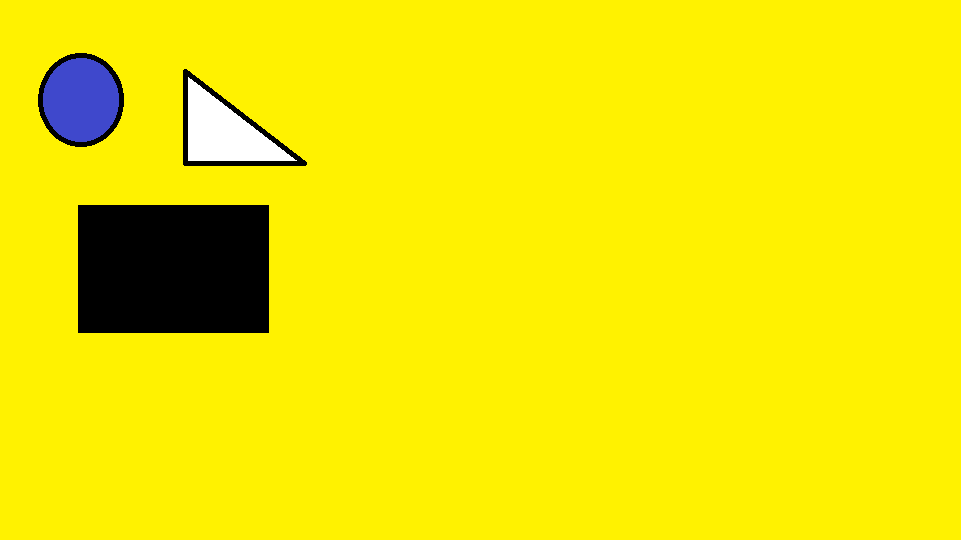
#> input picture colo-selector/white/white01.png, 961 x 540 px; its folder holds 3 pictures in this run
$ python white.py
#> lines starting #> are read from the running program, lines starting #| are printed output that depends on the picture; after the words box and inside, x2 and y2 are one past the last pixel; in counts of white or black regions, pixels touching at a corner belong together
import cv2
import numpy as np

for i in range(1, 4):
    img = cv2.imread('white0' + str(i) + '.png', 1)
#> img is the input picture: shape (540, 961, 3); mean B, G, R 4.2, 227.6, 239.6
    # img = cv2.imread('warnabiru.png',1)
    hsv = cv2.cvtColor(img, cv2.COLOR_BGR2HSV)
#> hsv: shape (540, 961, 3); mean H, S, V 27.1, 238.4, 241

    # [50, 100, 100], [70, 255, 255] – Hijau


    lower_api0 = np.array([0, 0, 235])
    upper_api0 = np.array([10, 20, 255])

    mask1 = cv2.inRange(hsv, lower_api0, upper_api0)
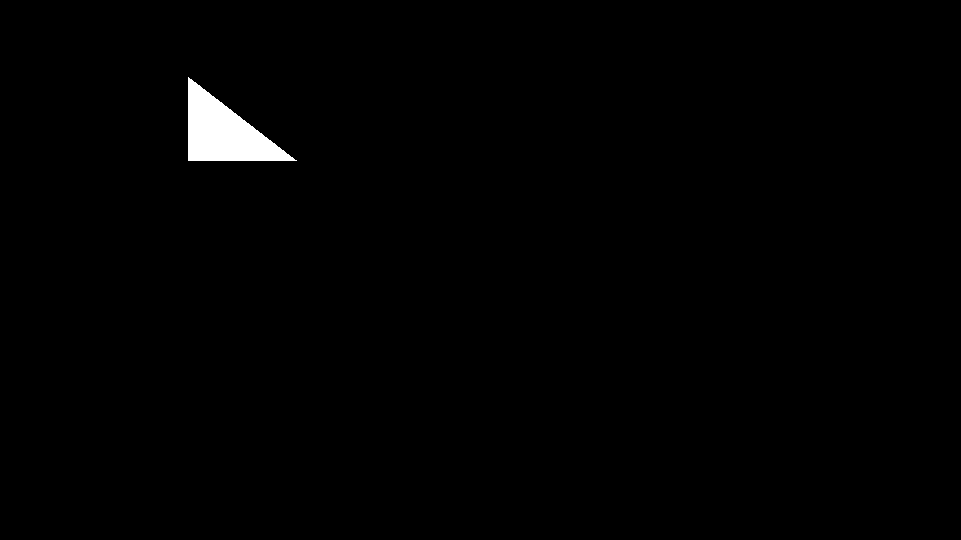
#> mask1: shape (540, 961); 0.89% white; 1 white region, box (x1, y1, x2, y2) and area: (188, 77, 297, 161) 4607

    mask = mask1

    new_img = cv2.bitwise_and(img, img, mask=mask)

    cv2.imshow("hasil" + str(i) + ".png", new_img)
    # cv2.imshow('mask',mask)
    cv2.imshow('image', img)

    # menunggu tombol key ditekan
    cv2.waitKey(0)
    cv2.destroyAllWindows()
#> pass 2 of the loop `for i in range(1, 4):`:
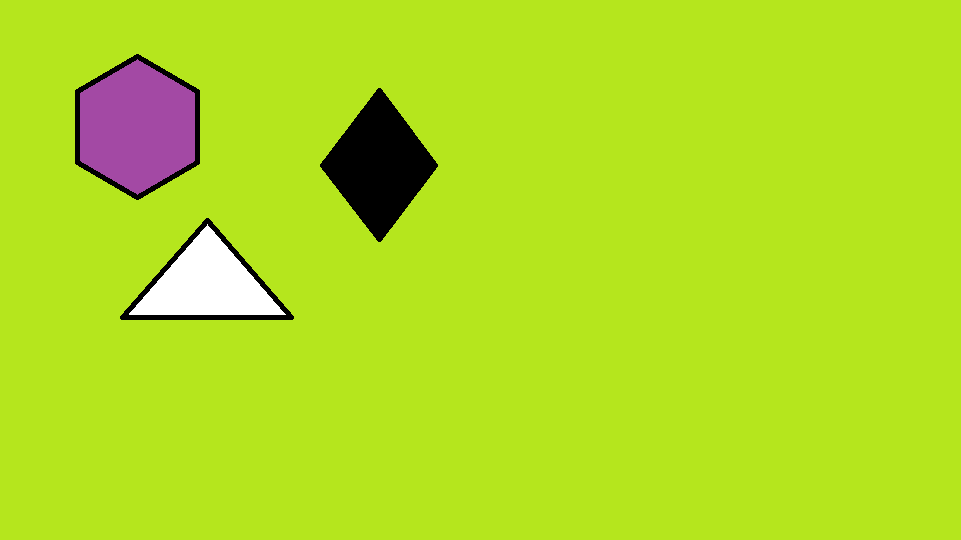
#> input picture colo-selector/white/white02.png, 961 x 540 px
#> img is the input picture: shape (540, 961, 3); mean B, G, R 34.4, 220.8, 176.9
#> hsv: shape (540, 961, 3); mean H, S, V 38.1, 212.2, 222.8
#> `mask1 = cv2.inRange(hsv, lower_api0, upper_api0)`:
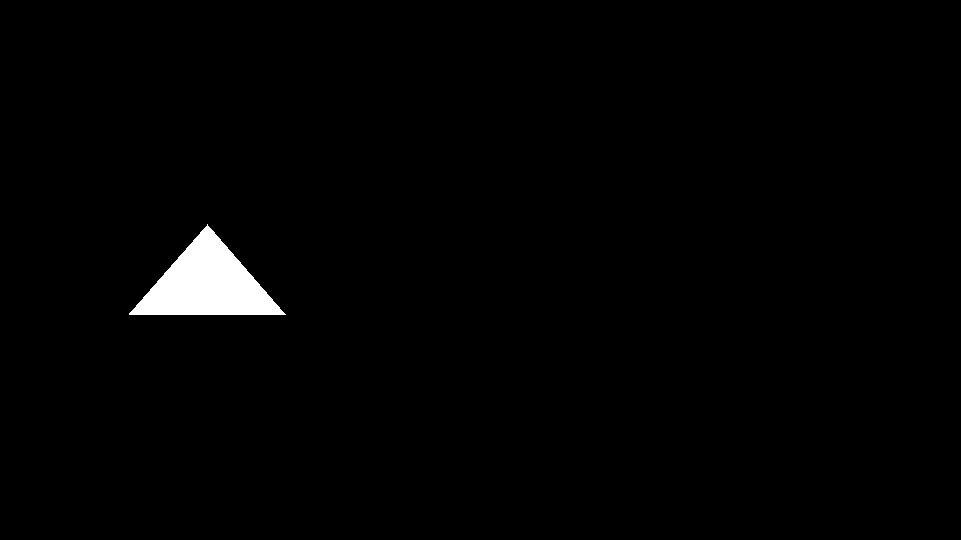
#> mask1: shape (540, 961); 1.4% white; 1 white region, box (x1, y1, x2, y2) and area: (129, 224, 286, 315) 7155
#> pass 3 of the loop `for i in range(1, 4):`:
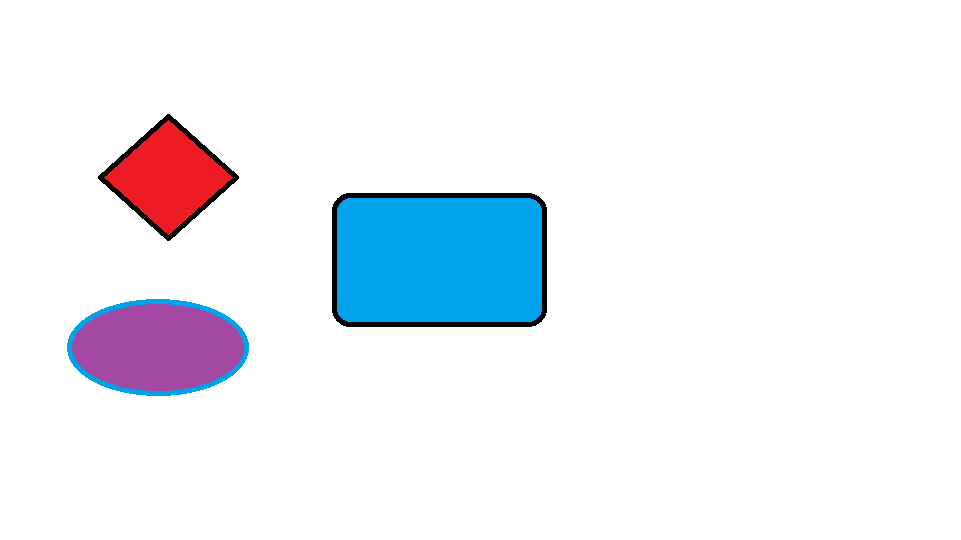
#> input picture colo-selector/white/white03.png, 961 x 540 px
#> img is the input picture: shape (540, 961, 3); mean B, G, R 246.1, 240.2, 236.7
#> hsv: shape (540, 961, 3); mean H, S, V 11.2, 19.9, 249
#> `mask1 = cv2.inRange(hsv, lower_api0, upper_api0)`:
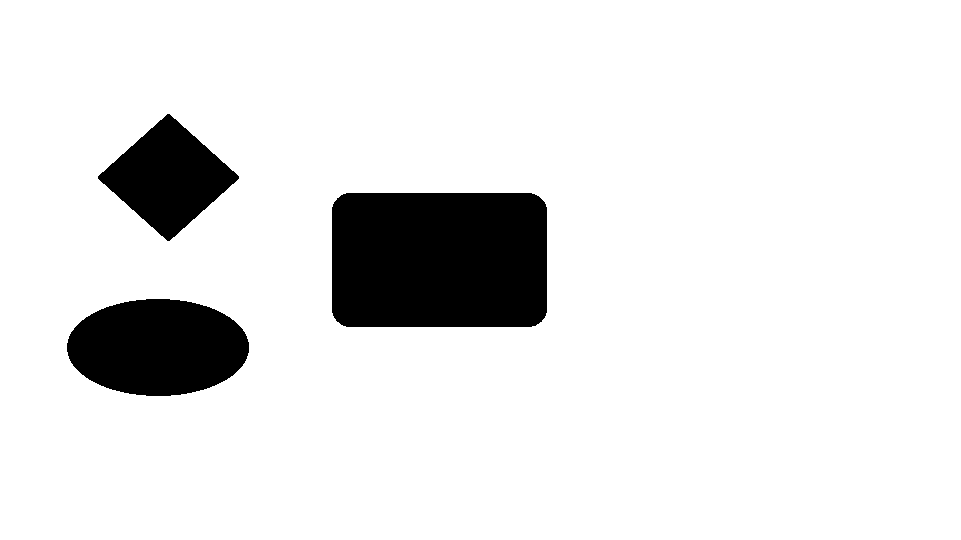
#> mask1: shape (540, 961); 90.1% white; 3 black regions, box (x1, y1, x2, y2) and area: (332, 193, 547, 327) 28513, (67, 299, 249, 396) 13882, (98, 114, 239, 241) 9223
